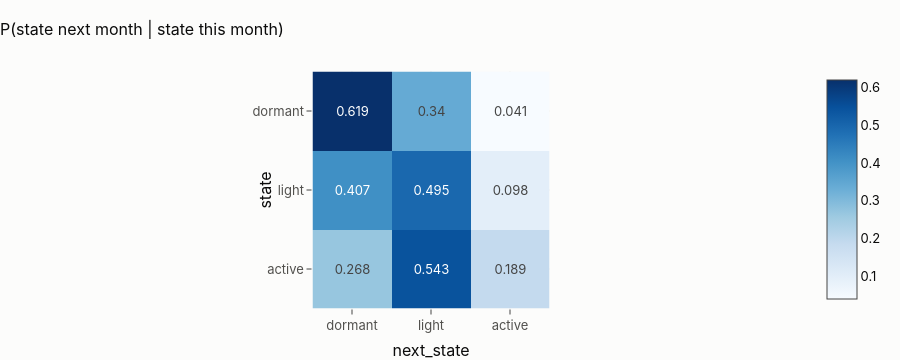

Notebook source saved alongside this figure:
### Markdown cell above
## 2 · Activity as a Markov chain
Transitions are counted over consecutive full months for every customer (34 months × 150,000 customers). The
**stationary distribution** π (π P = π) is where the population settles if P holds; comparing it with the observed
mix tests whether the bank is in equilibrium. The **expected sojourn** 1 / (1 − P[i, i]) is how many months a customer
stays in a state once there.

### Code cell
STATE = "case when n_tx = 0 then 'dormant' when n_tx <= 2 then 'light' else 'active' end"
tr = star.q(f"""
    with s as (select customer_id, month_start, country_code, {STATE} as state,
                      lead({STATE}) over (partition by customer_id order by month_start) as next_state,
                      lead(month_start) over (partition by customer_id order by month_start) as next_month
               from {{fct_customer_month}} where month_start between '{FIRST}' and '{LAST}')
    select country_code, year(month_start) as year, state, next_state, count(*) as n
    from s where next_month = month_start + interval 1 month group by all""")
ORDER = ["dormant", "light", "active"]
counts = tr.pivot_table(index="state", columns="next_state", values="n", aggfunc="sum").loc[
    ORDER, ORDER
]
P = counts.div(counts.sum(axis=1), axis=0)
pi = g.stationary(P)
soj = g.expected_sojourn(P)
observed = avg[["dormant", "light", "active"]] / avg[["dormant", "light", "active"]].sum()
markov = P.round(4).assign(
    stationary=pi.round(4),
    observed_share=observed.reindex(ORDER).round(4),
    sojourn_months=soj.round(2),
)
markov.rename_axis("state").reset_index().to_csv(OUT / "granularity_markov.csv", index=False)
show(markov, paging=False)
fig = px.imshow(
    P.round(3),
    text_auto=True,
    color_continuous_scale="Blues",
    title="P(state next month | state this month)",
)
fig.update_layout(height=360)
fig.show()

# time homogeneity: first full year against the last full year, origin state by origin state
years = sorted(tr.year.unique())
hom = []
for s in ORDER:
    a = (
        tr[(tr.state == s) & (tr.year == years[1])]
        .groupby("next_state")
        .n.sum()
        .reindex(ORDER, fill_value=0)
    )
    b = (
        tr[(tr.state == s) & (tr.year == years[-1])]
        .groupby("next_state")
        .n.sum()
        .reindex(ORDER, fill_value=0)
    )
    chi2, p, *_ = stats.chi2_contingency(np.vstack([a, b]))
    hom.append(
        {
            "from": s,
            f"P(stay) {years[1]}": round(a[s] / a.sum(), 4),
            f"P(stay) {years[-1]}": round(b[s] / b.sum(), 4),
            "chi2": round(chi2, 1),
            "p_value": p,
        }
    )
hom = pd.DataFrame(hom)
show(hom, paging=False)
# per country
pc = (
    tr.groupby(["country_code", "state", "next_state"])
    .n.sum()
    .groupby(level=[0, 1])
    .transform(lambda x: x / x.sum())
    .unstack()
)
spread = pc.groupby(level=1).agg(lambda x: x.max() - x.min()).max(axis=1)
display(
    Markdown(
        f"**A dormant customer stays dormant next month with probability {P.loc['dormant', 'dormant']:.3f} (expected "
        f"run {soj['dormant']:.1f} months) and returns to light or active activity with "
        f"{1 - P.loc['dormant', 'dormant']:.3f}; an active customer stays active with {P.loc['active', 'active']:.3f}.** "
        f"The stationary mix (dormant {100 * pi['dormant']:.1f} %, light {100 * pi['light']:.1f} %, active "
        f"{100 * pi['active']:.1f} %) matches the observed mix within "
        f"{100 * (pi - observed.reindex(ORDER)).abs().max():.2f} points: the bank is in equilibrium, nobody is "
        "drifting out on net. "
        + (
            "The matrix is the same in the first and last year (every origin state p > 0.01)"
            if (hom.p_value > 0.01).all()
            else "The matrix changes between the first and last year for "
            + ", ".join(hom[hom.p_value <= 0.01]["from"])
        )
        + f", and across the three markets no transition probability differs by more than {100 * spread.max():.1f} "
        "points. **Dormancy here is a revolving door, not an exit**: a dormant month is followed by activity more often "
        "than by another dormant month, which is why a 90-day horizon (notebook 14 of the country series) is a better "
        "retention target than next month."
    )
)

### Figure 1 — Plotly figure (JSON) as saved in the notebook; plotly's stock layout.template omitted (floating-point values rounded to 4 significant figures)
{"data": [{"coloraxis": "coloraxis", "hovertemplate": "next_state: %{x}<br>state: %{y}<br>color: %{z}<extra></extra>", "name": "0", "texttemplate": "%{z}", "type": "heatmap", "x": ["dormant", "light", "active"], "xaxis": "x", "y": ["dormant", "light", "active"], "yaxis": "y", "z": [[0.619, 0.34, 0.041], [0.407, 0.495, 0.098], [0.268, 0.543, 0.189]]}], "layout": {"coloraxis": {"autocolorscale": false, "colorscale": [[0.0, "rgb(247,251,255)"], [0.125, "rgb(222,235,247)"], [0.25, "rgb(198,219,239)"], [0.375, "rgb(158,202,225)"], [0.5, "rgb(107,174,214)"], [0.625, "rgb(66,146,198)"], [0.75, "rgb(33,113,181)"], [0.875, "rgb(8,81,156)"], [1.0, "rgb(8,48,107)"]]}, "height": 360, "title": {"text": "P(state next month | state this month)"}, "xaxis": {"anchor": "y", "constrain": "domain", "domain": [0.0, 1.0], "scaleanchor": "y", "title": {"text": "next_state"}}, "yaxis": {"anchor": "x", "autorange": "reversed", "constrain": "domain", "domain": [0.0, 1.0], "title": {"text": "state"}}}}
